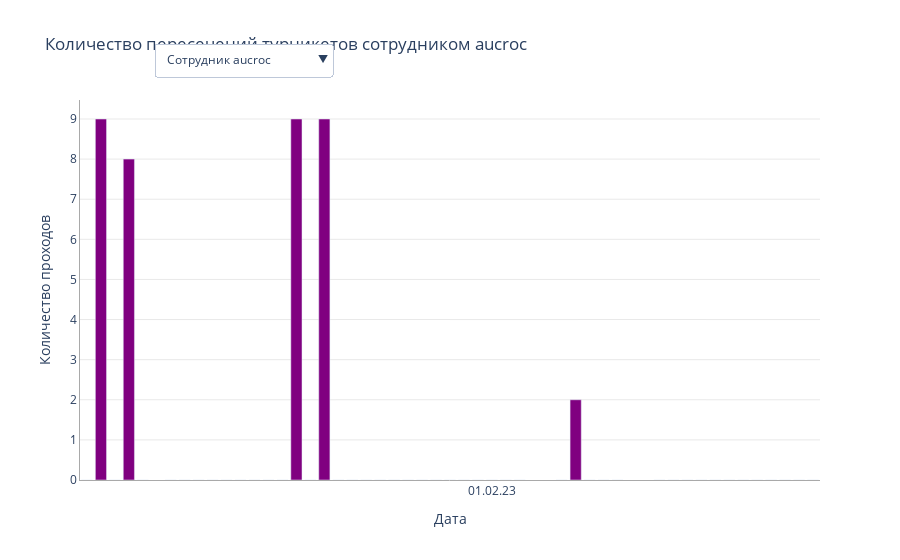

The code cell stored with this chart in its notebook:
### Code cell
plot_pass_count(df_test, '../pictures/pass_counts_test.html')
